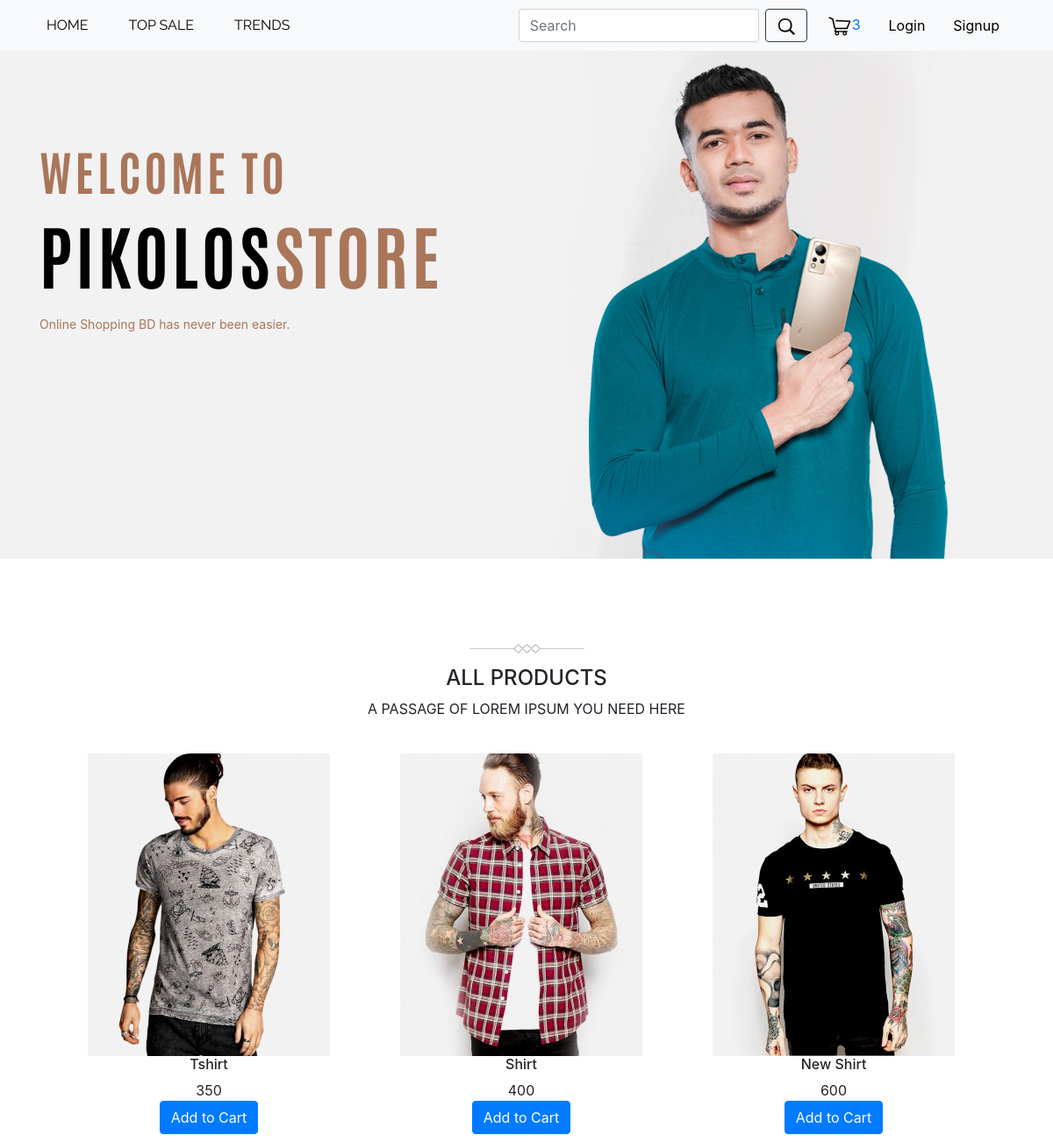
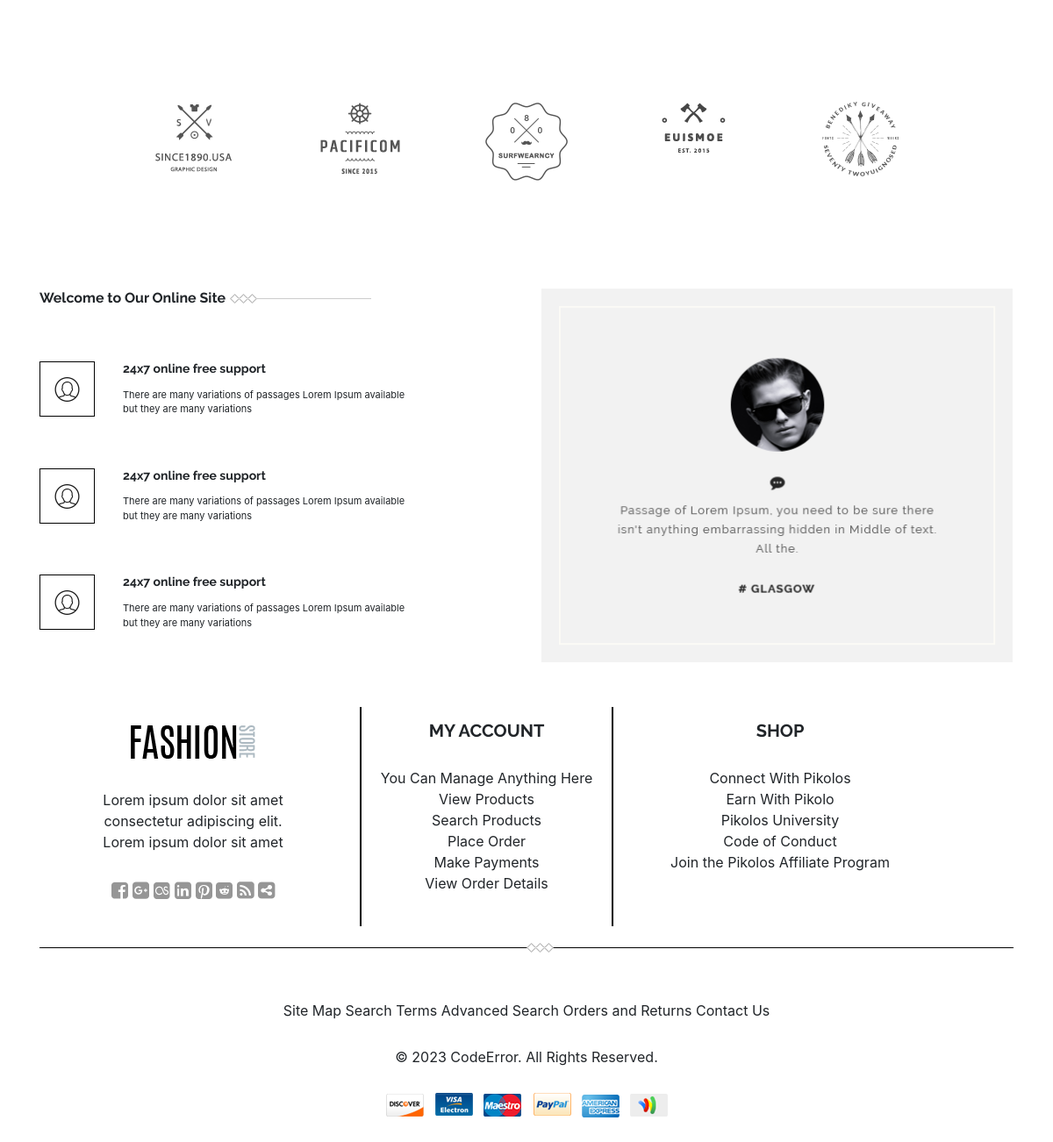
The page / on the database its author committed (2 pictures, top to bottom).
### tables this page shows
CREATE TABLE `product` (
  `id` int(100) NOT NULL,
  `name` varchar(100) NOT NULL,
  `catagory` varchar(100) NOT NULL,
  `description` varchar(100) NOT NULL,
  `quantity` int(100) NOT NULL,
  `Price` int(100) NOT NULL,
  `imgname` varchar(100) NOT NULL
);

### index.php (the view, shortened to what this page needs)
<?php
 include'header.php';
 include'lib/connection.php';
 $sql = "SELECT * FROM product";
 $result = $conn -> query ($sql);
?>
<div class="banner">
<div class="container">
  <div class="row">
    <div class="col-md-6">
        <div class="banner-text">
          <p class="bt1">Welcome To</p>
          <p class="bt2"><span class="bt3">Pikolos</span>Store</p>
          <p class="bt4">Online Shopping BD has never been easier. </p>
        </div>
    </div>
  <div class="col-md-6">
      <img src="img/banner.png" class="img-fluid">
  </div>
  </div>
</div>
</div>
<section>
  <div class="container">
    <div class="topsell-head">
      <div class="row">
        <div class="col-md-12 text-center">
          <img src="img/mark.png">
          <h4>All Products</h4>
          <p>A passage of Lorem Ipsum you need here</p>
        </div>
      </div>
    </div>
  </div>
  <div class="container">
  <div class="row">
  <?php
          if (mysqli_num_rows($result) > 0) {
            while($row = mysqli_fetch_assoc($result)) {
              ?>
          <form action="<?php echo $_SERVER['PHP_SELF']; ?>" method="post">
            <div style="text-align: center; border-radius: 4px; max-width: 100%; padding: 10px;margin-left: 30px;
  margin-right: 30px;" class="col-md-3 col-sm-6 col-6">
              <div>
                <img src="admin/product_img/<?php echo $row['imgname']; ?>" >
              </div>
              <div>
              <div>
                <h6><?php echo $row["name"] ?></h6>
                <span><?php echo $row["Price"] ?></span>
              </div>
              <input type="submit" class="btn btn btn-primary" value="Add to Cart" name="add_to_cart">
              </div>
            </div>
            </form>
            <?php
    }
        }
        else
            echo "0 results";
        ?>
          </div>
  </div>
</section>
<div class="logo5">
  <div class="container">
    <div class="row">
      <div class="col-md-1">
      </div>
      <div class="col-md-2 text-center">
        <img src="img/logo1.png">
      </div>
      <div class="col-md-2 text-center">
        <img src="img/logo2.png">
      </div>
      <div class="col-md-2 text-center">
        <img src="img/logo3.png">
      </div>
      <div class="col-md-2 text-center">
        <img src="img/logo4.png">
      </div>
      <div class="col-md-2 text-center">
        <img src="img/logo5.png">
      </div>
      <div class="col-md-1">
      </div>
    </div>
  </div>
</div>
<div class="welcome">
  <div class="container">
    <div class="row">
      <div class="col-md-12 col-lg-6 col-sm-12">
        <span class="welcometitle">Welcome to Our Online Site</span>
        <img src="img/titleful.png">
        <img src="img/titleline.png" class="titleline">
        <div class="row" id="wel1">
          <div class="col-md-2 col-lg-2 col-2">
            <img src="img/w1.png" class="w" class="img-fluid">
          </div>
          <div class="col-md-10  col-lg-10 col-10">
            <h6 class="wh">24x7 online free support</h6>
            <p class="wp">There are many variations of passages Lorem Ipsum available<br>
            but they are many variations </p>
          </div>
        </div>
         <div class="row" id="wel2">
          <div class="col-md-2 col-lg-2 col-2">
            <img src="img/w1.png" class="w" class="img-fluid">
          </div>
          <div class="col-md-10  col-lg-10 col-10">
            <h6 class="wh">24x7 online free support</h6>
            <p class="wp">There are many variations of passages Lorem Ipsum available<br>
            but they are many variations </p>
          </div>
        </div>
        <div class="row" id="wel2">
          <div class="col-md-2 col-lg-2 col-2">
            <img src="img/w1.png" class="w" class="img-fluid">
          </div>
          <div class="col-md-10  col-lg-10 col-10">
            <h6 class="wh">24x7 online free support</h6>
            <p class="wp">There are many variations of passages Lorem Ipsum available<br>
            but they are many variations </p>
          </div>
        </div>
      </div>
      <div class="col-md-12 col-lg-6 col-sm-12">
        <img src="img/comment.png" class="img-fluid">
      </div>
    </div>
  </div>
</div>
<?php
 include'footer.php';
?>

### header.php (shortened to what this page needs)
<!DOCTYPE html>
<html>
<head>
    <link rel="stylesheet" href="https://stackpath.bootstrapcdn.com/bootstrap/4.5.0/css/bootstrap.min.css">
    <link rel="stylesheet" type="text/css" href="css/style.css">
    <link rel="stylesheet" type="text/css" href="css/responsive.css">
</head>
<body>
<?php
  include "lib/connection.php";
  $id=$_SESSION['userid'];
 $sql = "SELECT * FROM cart where userid='$id'";
 $result = $conn -> query ($sql);
?>
<nav class="navbar navbar-expand-lg navbar-light bg-light">
  <div class="container">
    <div class="collapse navbar-collapse" id="navbarSupportedContent">
      <ul class="navbar-nav mr-auto">
        <li class="nav-item">
          <a class="nav-link" href="index.php">Home</a>
        </li>
        <li class="nav-item">
          <a class="nav-link" href="topsale.php"> Top Sale</a>
        </li>
        <li class="nav-item">
          <a class="nav-link" href="Trends.php">Trends</a>
        </li>
      </ul>
      <form class="form-inline"  action="search(1).php" method="post">
        <input class="form-control" type="search" placeholder="Search" aria-label="Search" name="name">
        <button class="btn btn-outline-dark" type="submit" style="margin-left:7px;margin-right:7px;"><img src="img/search.png"></button>
        </form>
        <?php
          $total=0;
          if (mysqli_num_rows($result) > 0) {
            while($row = mysqli_fetch_assoc($result)) {
              $total++;
            }
          }
              ?>
        <a  class="nav-link" href="cart(1).php"><img src="img/cart.png"><?php  echo $total?></a>
        <?php
if(isset($_SESSION['auth']))
{
   if($_SESSION['auth']==1)
   {
    echo $_SESSION ['username']; ?>
    <a style="color:black !important;" href="profile.php" class="nav-link" ><b>My Orders</b></a>
    <a style="color:black !important;" href="logout.php"class="nav-link"><b>Log Out</b></a>
<?php
   }
}
else
{
?>
  <a style="color:black !important;" href="login.php" class="nav-link">Login</a>
  <a style="color:black !important;" href="Register.php" class="nav-link">Signup</a>
<?php
}
?>
    </div>
  </div>
</nav>

### footer.php (shortened to what this page needs)
<br>
<div class="footer">
  <div class="container">
    <div class="row">
      <div class="col-lg-4 text-center">
        <img src="img/logo.png" class="footer-img">
        <p>Lorem ipsum dolor sit amet <br>
       consectetur adipiscing elit.<br>
       Lorem ipsum dolor sit amet</p>
        <img src="img/social.png">
      </div>
      <span id="footer-line"></span>
      <div class="col-lg-3 text-center">
        <h5 class="footer-header">my account</h5>
        <p>You Can Manage Anything Here<br>
        View Products<br>
        Search Products<br>
        Place Order<br>
        Make Payments<br>
        View Order Details</p>
      </div>
       <span  id="footer-line"></span>
      <div class="col-lg-4 text-center">
       <h5 class="footer-header">Shop</h5>
      <p>Connect With Pikolos<br>
      Earn With Pikolo<br>
      Pikolos University<br>
      Code of Conduct<br>
      Join the Pikolos Affiliate Program</p>
      </div>
    </div>
  </div>
</div>
<br>
<div class="container">
  <div class="row">
    <div class="col-md-12">
    </div>
    <div class="col-md-12 text-center">
      <img src="img/footerful.png" class="last-pic">
    </div>
  </div>
</div>
<br>
<div class="footer1">
  <div class="container">
    <div class="row">
      <div class="col-md-12 text-center">
        <p>Site Map  Search Terms  Advanced Search Orders and Returns  Contact Us</p>
        <p>© 2023 CodeError. All Rights Reserved.</p>
        <img src="img/pay.png" class="img-fluid">
      </div>
    </div>
  </div>
</div>
</body>
</html>

### css/style.css (style rules this page uses)
.nav-item { padding-right: 30px; font-family: "Raleway", sans-serif; text-transform: uppercase; }
.navbar-light .navbar-nav .nav-link { color: rgb(0, 0, 0); }
.banner { background-color: #f2f2f2; }
.bt1 { margin-top: 100px; font-family: antonio; font-size: 54px; color: #a9765a; text-transform: uppercase; letter-spacing: 4px; }
.bt2 { font-family: antonio; font-size: 80px; color: #a9765a; text-transform: uppercase; line-height: 55px; letter-spacing: 4px; padding-bottom: 20px; }
.bt3 { color: black; }
.bt4 { color: #a9765a; font-size: 14px; }
.topsell-head { text-transform: uppercase; padding-top: 95px; }
.topsell-head img, h3, p { padding-bottom: 13px; }
.logo5 { padding-top: 115px; padding-bottom: 70px; }
.logo5 img { padding-bottom: 50px; }
.titleline { margin-left: -8px; }
.welcometitle { font-family: "Raleway", sans-serif; font-weight: bold; }
.w { padding: 15px; border: 1px solid black; }
.wp { font-size: 11px; }
.wh { font-family: "Raleway", sans-serif; font-weight: bold; margin-bottom: 13px; font-size: 14px; }
#wel1 { padding-top: 60px; }
#wel2 { margin-top: 30px; }
.footer1 { margin-top: 35px; margin-bottom: 42px; }
.footer-img { margin-top: 45px; margin-bottom: 35px; }
.footer-header { font-family: "Raleway", sans-serif; font-weight: bold; margin-top: 40px; margin-bottom: 30px; text-transform: uppercase; }
#footer-line { display: block; height: 250px; width: 2px; background-color: black; margin-top: 25px; }
.last-pic { position: absolute; margin-top: -8px; }
.col-md-3 { max-width: 100% !important ; }

### rows shown on the page
product: imgname (picture), name "Tshirt", Price "350"
product: imgname (picture), name "Shirt", Price "400"
product: imgname (picture), name "New Shirt", Price "600"

### other values the page prints
$total "3"
